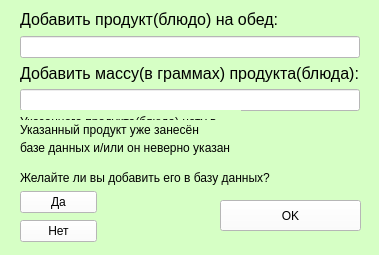
<?xml version="1.0" encoding="UTF-8"?>
<ui version="4.0">
 <class>Dinner_dialog</class>
 <widget class="QWidget" name="Dinner_dialog">
  <property name="geometry">
   <rect>
    <x>0</x>
    <y>0</y>
    <width>379</width>
    <height>255</height>
   </rect>
  </property>
  <property name="minimumSize">
   <size>
    <width>379</width>
    <height>255</height>
   </size>
  </property>
  <property name="maximumSize">
   <size>
    <width>379</width>
    <height>255</height>
   </size>
  </property>
  <property name="windowTitle">
   <string>Добавление продукта на обед</string>
  </property>
  <property name="styleSheet">
   <string notr="true">background-color: #d6ffc5</string>
  </property>
  <widget class="QPushButton" name="ok_btn">
   <property name="geometry">
    <rect>
     <x>220</x>
     <y>200</y>
     <width>141</width>
     <height>31</height>
    </rect>
   </property>
   <property name="styleSheet">
    <string notr="true">background-color: rgb(255, 255, 255)</string>
   </property>
   <property name="text">
    <string>OK</string>
   </property>
  </widget>
  <widget class="QWidget" name="layoutWidget">
   <property name="geometry">
    <rect>
     <x>20</x>
     <y>10</y>
     <width>340</width>
     <height>101</height>
    </rect>
   </property>
   <layout class="QVBoxLayout" name="Dinner_layout">
    <item>
     <widget class="QLabel" name="label">
      <property name="text">
       <string>&lt;html&gt;&lt;head/&gt;&lt;body&gt;&lt;p&gt;&lt;span style=&quot; font-size:12pt;&quot;&gt;Добавить продукт(блюдо) на обед:&lt;/span&gt;&lt;/p&gt;&lt;/body&gt;&lt;/html&gt;</string>
      </property>
     </widget>
    </item>
    <item>
     <widget class="QLineEdit" name="product">
      <property name="styleSheet">
       <string notr="true">background-color: rgb(255, 255, 255)</string>
      </property>
     </widget>
    </item>
    <item>
     <widget class="QLabel" name="label_2">
      <property name="text">
       <string>&lt;html&gt;&lt;head/&gt;&lt;body&gt;&lt;p&gt;&lt;span style=&quot; font-size:12pt;&quot;&gt;Добавить массу(в граммах) продукта(блюда):&lt;/span&gt;&lt;/p&gt;&lt;/body&gt;&lt;/html&gt;</string>
      </property>
     </widget>
    </item>
    <item>
     <widget class="QLineEdit" name="m_product">
      <property name="styleSheet">
       <string notr="true">background-color: rgb(255, 255, 255)</string>
      </property>
     </widget>
    </item>
   </layout>
  </widget>
  <widget class="QLabel" name="error_label">
   <property name="geometry">
    <rect>
     <x>20</x>
     <y>110</y>
     <width>221</width>
     <height>51</height>
    </rect>
   </property>
   <property name="text">
    <string>&lt;html&gt;&lt;head/&gt;&lt;body&gt;&lt;p&gt;&lt;span style=&quot; font-size:9pt;&quot;&gt;Указанного продукта(блюда) нету в&lt;/span&gt;&lt;/p&gt;&lt;p&gt;&lt;span style=&quot; font-size:9pt;&quot;&gt;базе данных и/или он неверно указан&lt;/span&gt;&lt;/p&gt;&lt;/body&gt;&lt;/html&gt;</string>
   </property>
  </widget>
  <widget class="QLabel" name="dialog_label">
   <property name="geometry">
    <rect>
     <x>20</x>
     <y>170</y>
     <width>261</width>
     <height>16</height>
    </rect>
   </property>
   <property name="text">
    <string>&lt;html&gt;&lt;head/&gt;&lt;body&gt;&lt;p&gt;&lt;span style=&quot; font-size:9pt;&quot;&gt;Желайте ли вы добавить его в базу данных?&lt;/span&gt;&lt;/p&gt;&lt;/body&gt;&lt;/html&gt;</string>
   </property>
  </widget>
  <widget class="QWidget" name="layoutWidget_2">
   <property name="enabled">
    <bool>true</bool>
   </property>
   <property name="geometry">
    <rect>
     <x>20</x>
     <y>190</y>
     <width>77</width>
     <height>54</height>
    </rect>
   </property>
   <layout class="QVBoxLayout" name="dialog_layout">
    <item>
     <widget class="QPushButton" name="yes_btn">
      <property name="enabled">
       <bool>true</bool>
      </property>
      <property name="styleSheet">
       <string notr="true">background-color: rgb(255, 255, 255)</string>
      </property>
      <property name="text">
       <string>Да</string>
      </property>
     </widget>
    </item>
    <item>
     <widget class="QPushButton" name="no_btn">
      <property name="enabled">
       <bool>true</bool>
      </property>
      <property name="styleSheet">
       <string notr="true">background-color: rgb(255, 255, 255)</string>
      </property>
      <property name="text">
       <string>Нет</string>
      </property>
     </widget>
    </item>
   </layout>
  </widget>
  <widget class="QLabel" name="label_3">
   <property name="geometry">
    <rect>
     <x>20</x>
     <y>120</y>
     <width>201</width>
     <height>21</height>
    </rect>
   </property>
   <property name="text">
    <string>&lt;html&gt;&lt;head/&gt;&lt;body&gt;&lt;p&gt;&lt;span style=&quot; font-size:9pt;&quot;&gt;Указанный продукт уже занесён&lt;/span&gt;&lt;/p&gt;&lt;/body&gt;&lt;/html&gt;</string>
   </property>
  </widget>
 </widget>
 <resources/>
 <connections/>
</ui>
